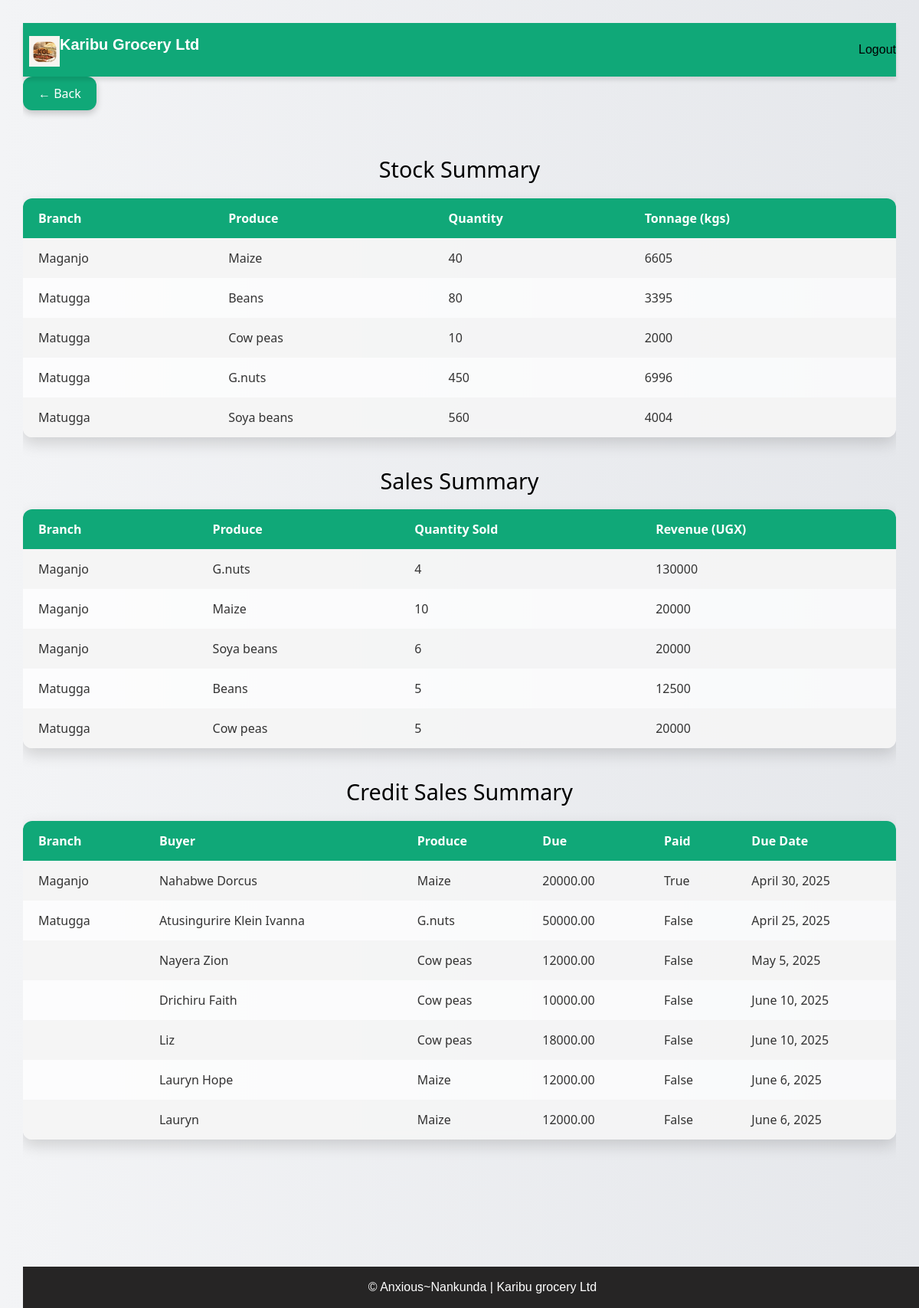
The page /reports/ on the database its author committed.
### home/models.py (models this page shows, shortened)
class Stock(models.Model):
    produce = models.ForeignKey(Produce, on_delete=models.CASCADE)
    branch = models.CharField(max_length=20, choices=BRANCH_CHOICES)
    price = models.IntegerField(default=0, null=True, blank=True)
    quantity = models.PositiveIntegerField(default=0)
    tonnage_kgs = models.DecimalField(max_digits=10, decimal_places=2)
    last_updated = models.DateTimeField(auto_now=True)

class Sale(models.Model):
    produce = models.ForeignKey(Produce, on_delete=models.SET_NULL, null=True)
    quantity = models.DecimalField(max_digits=10, decimal_places=2)
    price = models.DecimalField(max_digits=10, decimal_places=2)
    amount_paid_ugx = models.DecimalField(
        max_digits=15,
        decimal_places=2,
        validators=[MinValueValidator(10000)],
    )
    buyer_name = models.CharField(max_length=255, validators=[MinLengthValidator(2)])
    sales_agent = models.ForeignKey(
       Userprofile,
        on_delete=models.SET_NULL,
        null=True,
        blank=True,
    )
    branch = models.CharField(max_length=20, choices=BRANCH_CHOICES)
    date = models.DateField(auto_now_add=True)
    time = models.TimeField(auto_now_add=True)

class CreditSale(models.Model):
    produce = models.ForeignKey(Produce, on_delete=models.SET_NULL, verbose_name="Produce Name",null=True)
    buyer_name = models.CharField(max_length=255, verbose_name="Buyer Name", validators=[MinLengthValidator(2)])
    national_id = models.CharField(
        max_length=14,
        validators=[RegexValidator(regex=r'^[A-Z0-9]{14}$', message='Enter a valid NIN')],
    )
    location = models.CharField(max_length=255, validators=[MinLengthValidator(2)])
    contact = models.CharField(max_length=15,validators=[
        RegexValidator(regex=r'^\+?\d{9,15}$', message="Enter a valid phone number.")])
    amount_due_ugx = models.DecimalField(
        max_digits=15,
        decimal_places=2,
        validators=[MinValueValidator(10000)],
    )
    is_paid = models.BooleanField(default=False)
    sales_agent = models.ForeignKey(
       Userprofile,
        on_delete=models.SET_NULL,
        null=True,
        blank=True,
    )
    due_date = models.DateField()
    tonnage_kgs = models.DecimalField(max_digits=10, decimal_places=2)
    date_of_dispatch = models.DateField(auto_now_add=True)
    branch = models.CharField(max_length=20, choices=BRANCH_CHOICES)

### home/views.py (the view)
# urls.py: path('reports/', views.reports, name='reports'),
def reports(request):
    stock_summary = (
    Stock.objects
    .values('branch', 'produce__name')
    .annotate(total_quantity=Sum('quantity'), total_tonnage=Sum('tonnage_kgs'))
)
    sales_summary = (
    Sale.objects
    .values('branch', 'produce__name')
    .annotate(
        total_quantity_sold=Sum('quantity'),
        total_revenue=Sum('amount_paid_ugx'),
        sales_count=Count('id')
    )
)
    credit_summary = CreditSale.objects.values(
    'branch', 'produce__name', 'buyer_name', 'amount_due_ugx', 'is_paid', 'due_date'
)
    context = {
        'stock_summary': stock_summary,
        'sales_summary': sales_summary,
        'credit_summary': credit_summary,
    }
    return render(request, 'home/reports.html', context)

### home/templates/home/reports.html (shortened to what this page needs)
{% extends 'base.html' %}
{% load static %}
{% block content %}
<a href="javascript:history.back()" class="back-button">← Back</a>
<h2>Stock Summary</h2>
<div class="table-wrapper">
    <table>
        <tr><th>Branch</th><th>Produce</th><th>Quantity</th><th>Tonnage (kgs)</th></tr>
        {% for item in stock_summary %}
            <tr>
                <td>{{ item.branch }}</td>
                <td>{{ item.produce__name }}</td>
                <td>{{ item.total_quantity }}</td>
                <td>{{ item.total_tonnage }}</td>
            </tr>
        {% endfor %}
    </table>
</div>
<h2>Sales Summary</h2>
<div class="table-wrapper">
    <table>
        <tr><th>Branch</th><th>Produce</th><th>Quantity Sold</th><th>Revenue (UGX)</th></tr>
        {% for sale in sales_summary %}
            <tr>
                <td>{{ sale.branch }}</td>
                <td>{{ sale.produce__name }}</td>
                <td>{{ sale.total_quantity_sold }}</td>
                <td>{{ sale.total_revenue }}</td>
            </tr>
        {% endfor %}
    </table>
</div>
<h2>Credit Sales Summary</h2>
<div class="table-wrapper">
    <table>
        <tr><th>Branch</th><th>Buyer</th><th>Produce</th><th>Due</th><th>Paid</th><th>Due Date</th></tr>
        {% for credit in credit_summary %}
            <tr>
                <td>{{ credit.branch }}</td>
                <td>{{ credit.buyer_name }}</td>
                <td>{{ credit.produce__name }}</td>
                <td>{{ credit.amount_due_ugx }}</td>
                <td>{{ credit.is_paid }}</td>
                <td>{{ credit.due_date }}</td>
            </tr>
        {% endfor %}
    </table>
</div>
{% endblock %}

### home/templates/base.html (style rules this page uses)
body, html { margin: 0; padding: 0; height: 100%; overflow-x: hidden; }

### home/templates/home/reports.html (style rules this page uses)
body { font-family: 'Segoe UI', Tahoma, Geneva, Verdana, sans-serif; background: linear-gradient(to right, #f3f4f6, #e5e7eb); padding: 30px; color: #333; }
h2 { color: black; margin-top: 40px; text-align: center; font-size: 1.8rem; }
.back-button { display: inline-block; margin-bottom: 20px; background-color: rgb(16, 168, 120); color: #fff; padding: 10px 20px; border-radius: 12px; text-decoration: none; font-size: 1rem; box-shadow: 0 4px 10px rgba(0, 0, 0, 0.2); }
.table-wrapper { overflow-x: auto; margin-top: 20px; border-radius: 12px; box-shadow: 0 8px 20px rgba(0, 0, 0, 0.15); background-color: rgba(255, 255, 255, 0.75); backdrop-filter: blur(6px); }
table { width: 100%; border-collapse: collapse; min-width: 600px; }
th, td { padding: 14px 20px; text-align: left; white-space: nowrap; }
th { background-color: rgb(16, 168, 120); color: white; }
tr:nth-child(even) { background-color: rgba(240, 240, 240, 0.6); }

### rows shown on the page
Stock: branch "Maganjo", produce__name "Maize", total_quantity "40", total_tonnage "6605"
Stock: branch "Matugga", produce__name "Beans", total_quantity "80", total_tonnage "3395"
Stock: branch "Matugga", produce__name "Cow peas", total_quantity "10", total_tonnage "2000"
Stock: branch "Matugga", produce__name "G.nuts", total_quantity "450", total_tonnage "6996"
Stock: branch "Matugga", produce__name "Soya beans", total_quantity "560", total_tonnage "4004"
Sale: branch "Matugga", produce__name "Beans", total_quantity_sold "5", total_revenue "12500"
Sale: branch "Matugga", produce__name "Cow peas", total_quantity_sold "5", total_revenue "20000"
CreditSale: branch "Maganjo", buyer_name "Nahabwe Dorcus", produce__name "Maize", amount_due_ugx "20000.00", is_paid "True", due_date "April 30, 2025"
CreditSale: branch "Matugga", buyer_name "Atusingurire Klein Ivanna", produce__name "G.nuts", amount_due_ugx "50000.00", is_paid "False", due_date "April 25, 2025"
CreditSale: buyer_name "Nayera Zion", produce__name "Cow peas", amount_due_ugx "12000.00", is_paid "False", due_date "May 5, 2025"
CreditSale: buyer_name "Drichiru Faith", produce__name "Cow peas", amount_due_ugx "10000.00", is_paid "False", due_date "June 10, 2025"
CreditSale: buyer_name "Liz", produce__name "Cow peas", amount_due_ugx "18000.00", is_paid "False", due_date "June 10, 2025"
CreditSale: buyer_name "Lauryn Hope", produce__name "Maize", amount_due_ugx "12000.00", is_paid "False", due_date "June 6, 2025"
CreditSale: buyer_name "Lauryn", produce__name "Maize", amount_due_ugx "12000.00", is_paid "False", due_date "June 6, 2025"

### other values the page prints
{{ sale.branch }} "Maganjo" "Maganjo" "Maganjo"
{{ sale.produce__name }} "G.nuts" "Maize" "Soya beans"
{{ sale.total_quantity_sold }} "4" "10" "6"
{{ sale.total_revenue }} "130000" "20000" "20000"
